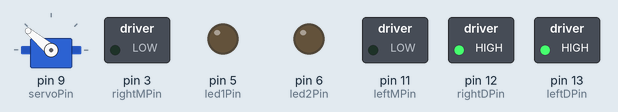
Simulated run of this sketch. Board: Arduino Uno, built with avr-gcc and run on an emulated ATmega328P. Shown: servo, switched loads named in the sketch (green lamp = pin HIGH), output pins drawn as LEDs (lit = HIGH).

Above: at 0.1 s.
Timing chart, 0 to 1.6 s (numbered marks = the images above):
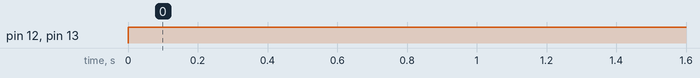

Measured:
- by itself, pin 12 (rightDPin), pin 13 (leftDPin): LOW → HIGH at 0.00 s

The sketch:

SpyBotOS.ino
```cpp
/*
Plan:
  Every command will be sent in as two bytes.
  The first byte will be an address, or what value should be changed
  The second byte will be the new value

*/

#include <Servo.h>
Servo servo1;


// pins
//--------------------------------------------------------------
const int led1Pin = 5;
const int led2Pin = 6;
const int servoPin = 9;

// motors

const int rightMPin = 3;
const int leftMPin = 11;

const int rightDPin = 12;
const int leftDPin = 13;


// array of data controlled by the anrdoid
//--------------------------------------------------------------
long time;
boolean waiting;
byte target;
byte data[256];

// indexes for the data
//--------------------------------------------------------------
const int led1 = 10;
const int led2 = 11;
const int led3 = 12;

const int servo = 20;

// motor inputs from android
const int rightM = 21;
const int leftM = 22;


//--------------------------------------------------------------
void setup()
{
  // initializing variables
  waiting = true;
  target = 0;
  for (int i = 0; i < 256; i++) {
    data[i] = 0;
  }

  // set default states
  data[leftM] = 128;
  data[rightM] = 128;
  data[servo] = 140;

  // initialize the serial communication:
  Serial.begin(9600);

  // initialize the ledPin as an output:
  pinMode(led1Pin, OUTPUT);
  pinMode(led2Pin, OUTPUT);
  pinMode(rightMPin, OUTPUT);
  pinMode(leftMPin, OUTPUT);
  pinMode(rightDPin, OUTPUT);
  pinMode(leftDPin, OUTPUT);

  servo1.attach(servoPin);
}

//--------------------------------------------------------------
void loop() {

  // check if data has been sent from the computer:
  getData();
  checkConnection();

  // normal loop
  drive();
  analogWrite(led1Pin, data[led1]);
  analogWrite(led2Pin, data[led2]);
  servo1.write(data[servo]);


}

// drives the motors
//--------------------------------------------------------------
void drive() {
  boolean rightd = true;
  boolean leftd = true;
  unsigned int rightm = data[rightM];
  unsigned int leftm = data[leftM];
  if (rightm == 128) {
    rightm = 0;
  }
  else if (rightm < 128) {
    rightd = false;
    rightm = 255 - rightm;
  }

  if (leftm == 128) {
    leftm = 0;
  }
  else if (leftm < 128) {
    leftd = false;
    leftm = 255 - leftm;
  }

  // shifting to -128, 128
  //rightm = rightm - 128;
  //leftm = leftm - 128;

  // scaling to -256 to 256
  //rightm = 2*rightm;
  //leftm = 2*leftm;

  // setting booleans
  //boolean rightd = false;
  //boolean leftd = false;
  //if (rightm > 0) rightd = true;
  //if (leftm > 0) leftd = true;

  //rightm = abs(rightm);
  //leftm = abs(leftm);

  // actually driving motors
  if (rightd) digitalWrite(rightDPin, HIGH);
  else digitalWrite(rightDPin, LOW);

  if (leftd) digitalWrite(leftDPin, HIGH);
  else digitalWrite(leftDPin, LOW);

  analogWrite(rightMPin, rightm);
  analogWrite(leftMPin, leftm);
}

// inputs data from the android
//--------------------------------------------------------------
void getData() {
  if (Serial.available()) {
    // checks for the start of a new command
    if (waiting) {
      time = millis();
      target = Serial.read();
      waiting = false;
    }

    // getting value of command
    else {
      data[target] = Serial.read();
      waiting = true;
    }
  }
}

// stops motors of no signals have been received in the last second
//--------------------------------------------------------------
void checkConnection() {
  if (millis() - time > 1000) {
    data[led1] = 0;
    data[led2] = 0;
    data[rightM] = 128;
    data[leftM] = 128;

    time = millis();
    waiting = true;
  }
}
```
